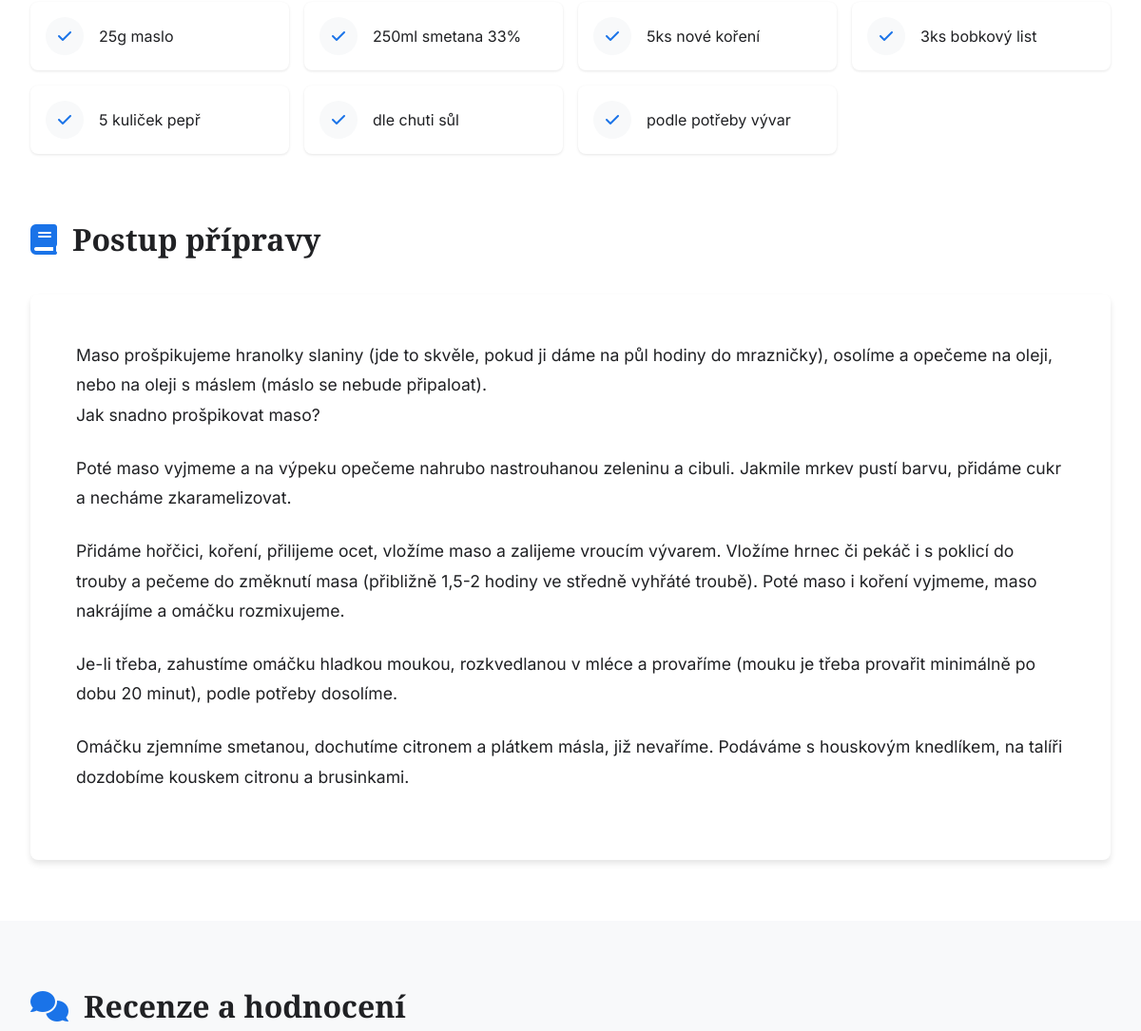
The app's page /9/ (middle part), older data.
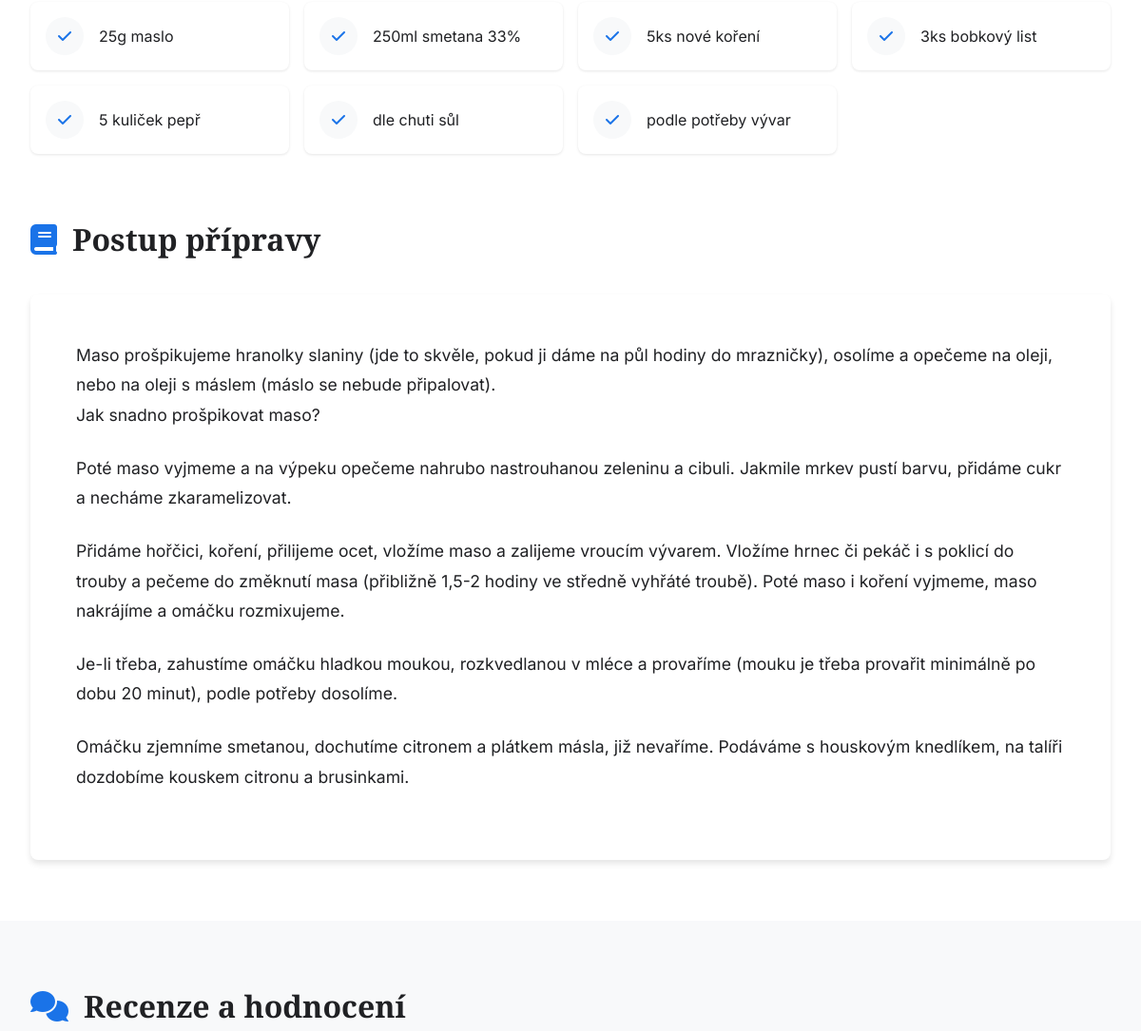
The same page, newer data.
### recepty/models.py (models this page shows, shortened)
class Recept(models.Model):
    KATEGORIE_VOLBY = [
        ('hlavni', 'Hlavní jídlo'),
        ('dezert', 'Dezert'),
        ('polevka', 'Polévka'),
        ('predkrm', 'Předkrm'),
        ('napoj', 'Nápoj'),
    ]
    OBTIZNOST_VOLBY = [
        ('lehka', 'Lehká'),
        ('stredni', 'Střední'),
        ('tezka', 'Těžká'),
    ]
    nazev = models.CharField(max_length=200)
    postup = models.TextField()
    kategorie = models.CharField(max_length=20, choices=KATEGORIE_VOLBY)
    obtiznost = models.CharField(max_length=20, choices=OBTIZNOST_VOLBY)
    hodnoceni = models.FloatField(
        help_text="Hodnocení od 0 do 5",
        default=0
    )
    doba_pripravy = models.PositiveIntegerField(help_text="Doba v minutách")
    obrazek = models.ImageField(upload_to='recepty/', blank=True, null=True)
    autor = models.ForeignKey(User, on_delete=models.CASCADE, related_name='recepty', null=True, blank=True)
    vytvoreno = models.DateTimeField(auto_now_add=True)
    upraveno = models.DateTimeField(auto_now=True)
    class Meta:
        verbose_name = 'Recept'
        verbose_name_plural = 'Recepty'
        ordering = ['-vytvoreno']  # Řazení od nejnovějších
        indexes = [
            models.Index(fields=['nazev']),
            models.Index(fields=['kategorie']),
            models.Index(fields=['hodnoceni']),
            models.Index(fields=['vytvoreno']),
        ]

### recepty/views.py (the view)
# urls.py: path('<int:pk>/', views.detail, name='detail'),
def detail(request, pk):
    recept = get_object_or_404(Recept, pk=pk)
    recenze = recept.recenze.all().order_by('-datum')
    if request.method == 'POST':
        if not request.user.is_authenticated:
            messages.error(request, 'Pro přidání recenze se musíte přihlásit.')
            return redirect('recepty:login')
        form = RecenzeForm(request.POST)
        if form.is_valid():
            recenze = form.save(commit=False)
            recenze.recept = recept
            recenze.uzivatel = request.user
            recenze.save()
            prumer = recept.recenze.aggregate(models.Avg('hodnoceni'))['hodnoceni__avg']
            recept.hodnoceni = round(prumer, 1) if prumer else 0
            recept.save()
            messages.success(request, 'Recenze byla úspěšně přidána.')
            return redirect('recepty:detail', pk=pk)
    else:
        form = RecenzeForm()
    context = {
        'recept': recept,
        'recenze': recenze,
        'form': form
    }
    return render(request, 'recepty/detail.html', context)

### recepty/templates/recepty/detail.html (shortened to what this page needs)
<!DOCTYPE html>
<html lang="cs">
<head>
    <link rel="stylesheet" href="https://cdnjs.cloudflare.com/ajax/libs/font-awesome/6.0.0/css/all.min.css">
</head>
<body>
    <div class="content">
        <div class="recipe-section">
            <div class="ingredients-grid">
                {% for surovina in recept.suroviny.all %}
                    <div class="ingredient-card">
                        <div class="ingredient-icon">
                            <i class="fas fa-check"></i>
                        </div>
                        <span>{{ surovina.mnozstvi }} {{ surovina.nazev }}</span>
                    </div>
                {% endfor %}
            </div>
        </div>
        <div class="recipe-section">
            <h2 class="section-title">
                <i class="fas fa-book"></i>
                Postup přípravy
            </h2>
            <div class="instructions">
                {{ recept.postup|linebreaks }}
            </div>
        </div>
        <div class="reviews-section">
            <div class="reviews-container">
                <h2 class="section-title">
                    <i class="fas fa-comments"></i>
                    Recenze a hodnocení
                </h2>
            </div>
        </div>
    </div>
</body>
</html>

Row changes from the older to the newer data that the page shows:
changed Recept: postup "…máslem (máslo se nebude připaloat). Jak snadno prošpikovat maso?…" → "…máslem (máslo se nebude připalovat). Jak snadno prošpikovat maso?…"
